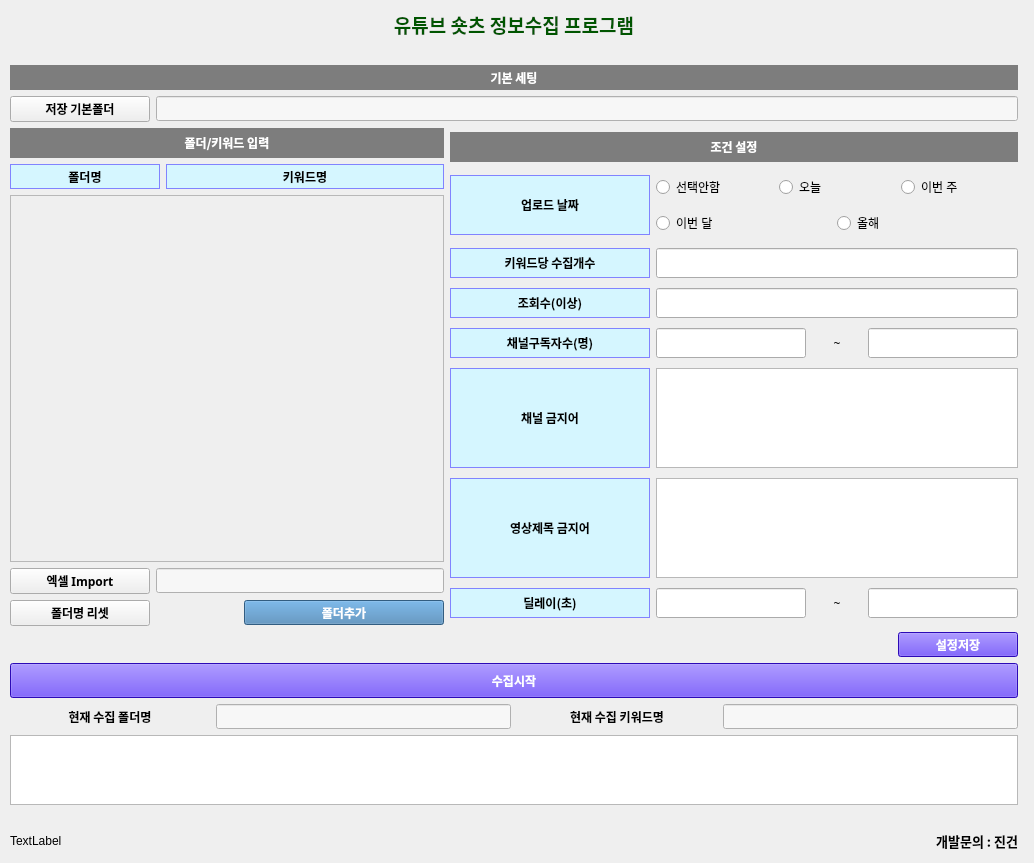
<?xml version="1.0" encoding="UTF-8"?>
<ui version="4.0">
 <class>Form</class>
 <widget class="QWidget" name="Form">
  <property name="geometry">
   <rect>
    <x>0</x>
    <y>0</y>
    <width>1034</width>
    <height>863</height>
   </rect>
  </property>
  <property name="windowTitle">
   <string>Form</string>
  </property>
  <widget class="QWidget" name="verticalLayoutWidget_5">
   <property name="geometry">
    <rect>
     <x>10</x>
     <y>10</y>
     <width>1008</width>
     <height>841</height>
    </rect>
   </property>
   <layout class="QVBoxLayout" name="verticalLayout_5">
    <item>
     <layout class="QVBoxLayout" name="verticalLayout_3">
      <item>
       <layout class="QVBoxLayout" name="verticalLayout_2">
        <item>
         <widget class="QLabel" name="label_13">
          <property name="font">
           <font>
            <family>위메프</family>
            <weight>75</weight>
            <bold>true</bold>
           </font>
          </property>
          <property name="text">
           <string>&lt;html&gt;&lt;head/&gt;&lt;body&gt;&lt;p&gt;&lt;span style=&quot; font-size:14pt; color:#005500;&quot;&gt;유튜브 숏츠 정보수집 프로그램&lt;/span&gt;&lt;/p&gt;&lt;/body&gt;&lt;/html&gt;</string>
          </property>
          <property name="alignment">
           <set>Qt::AlignCenter</set>
          </property>
         </widget>
        </item>
        <item>
         <widget class="QLabel" name="label_2">
          <property name="text">
           <string/>
          </property>
         </widget>
        </item>
        <item>
         <widget class="QLabel" name="label_51">
          <property name="minimumSize">
           <size>
            <width>0</width>
            <height>25</height>
           </size>
          </property>
          <property name="maximumSize">
           <size>
            <width>16777215</width>
            <height>40</height>
           </size>
          </property>
          <property name="font">
           <font>
            <family>맑은 고딕</family>
            <weight>75</weight>
            <bold>true</bold>
           </font>
          </property>
          <property name="styleSheet">
           <string notr="true">background-color:rgb(125, 125, 125);
color:rgb(255, 255, 255)</string>
          </property>
          <property name="text">
           <string>기본 세팅</string>
          </property>
          <property name="alignment">
           <set>Qt::AlignCenter</set>
          </property>
         </widget>
        </item>
       </layout>
      </item>
      <item>
       <layout class="QHBoxLayout" name="horizontalLayout_5"/>
      </item>
      <item>
       <layout class="QHBoxLayout" name="horizontalLayout_19">
        <item>
         <widget class="QPushButton" name="folder_sel_btn">
          <property name="minimumSize">
           <size>
            <width>140</width>
            <height>0</height>
           </size>
          </property>
          <property name="maximumSize">
           <size>
            <width>140</width>
            <height>16777215</height>
           </size>
          </property>
          <property name="font">
           <font>
            <family>맑은 고딕</family>
            <weight>75</weight>
            <bold>true</bold>
           </font>
          </property>
          <property name="text">
           <string>저장 기본폴더</string>
          </property>
         </widget>
        </item>
        <item>
         <widget class="QLineEdit" name="folder_path_btn">
          <property name="minimumSize">
           <size>
            <width>40</width>
            <height>25</height>
           </size>
          </property>
          <property name="maximumSize">
           <size>
            <width>16777215</width>
            <height>25</height>
           </size>
          </property>
          <property name="font">
           <font>
            <family>맑은 고딕</family>
           </font>
          </property>
          <property name="styleSheet">
           <string notr="true">background-color:rgb(247, 247, 247);</string>
          </property>
          <property name="readOnly">
           <bool>true</bool>
          </property>
         </widget>
        </item>
       </layout>
      </item>
      <item>
       <layout class="QHBoxLayout" name="horizontalLayout_6"/>
      </item>
     </layout>
    </item>
    <item>
     <layout class="QHBoxLayout" name="horizontalLayout_15">
      <item>
       <layout class="QVBoxLayout" name="verticalLayout">
        <item>
         <widget class="QLabel" name="label_55">
          <property name="minimumSize">
           <size>
            <width>215</width>
            <height>30</height>
           </size>
          </property>
          <property name="maximumSize">
           <size>
            <width>16777215</width>
            <height>30</height>
           </size>
          </property>
          <property name="font">
           <font>
            <family>맑은 고딕</family>
            <weight>75</weight>
            <bold>true</bold>
           </font>
          </property>
          <property name="styleSheet">
           <string notr="true">background-color:rgb(125, 125, 125);
color:rgb(255, 255, 255)</string>
          </property>
          <property name="text">
           <string>폴더/키워드 입력</string>
          </property>
          <property name="alignment">
           <set>Qt::AlignCenter</set>
          </property>
         </widget>
        </item>
        <item>
         <layout class="QHBoxLayout" name="horizontalLayout_2">
          <item>
           <widget class="QLabel" name="label_69">
            <property name="minimumSize">
             <size>
              <width>150</width>
              <height>25</height>
             </size>
            </property>
            <property name="maximumSize">
             <size>
              <width>150</width>
              <height>25</height>
             </size>
            </property>
            <property name="font">
             <font>
              <family>맑은 고딕</family>
              <weight>75</weight>
              <bold>true</bold>
             </font>
            </property>
            <property name="styleSheet">
             <string notr="true">background-color:rgb(213, 246, 255);
color:rgb(0, 0, 0);
border: 1px solid #8183ff;</string>
            </property>
            <property name="text">
             <string>폴더명</string>
            </property>
            <property name="alignment">
             <set>Qt::AlignCenter</set>
            </property>
           </widget>
          </item>
          <item>
           <widget class="QLabel" name="label_70">
            <property name="minimumSize">
             <size>
              <width>250</width>
              <height>25</height>
             </size>
            </property>
            <property name="maximumSize">
             <size>
              <width>16777215</width>
              <height>25</height>
             </size>
            </property>
            <property name="font">
             <font>
              <family>맑은 고딕</family>
              <weight>75</weight>
              <bold>true</bold>
             </font>
            </property>
            <property name="styleSheet">
             <string notr="true">background-color:rgb(213, 246, 255);
color:rgb(0, 0, 0);
border: 1px solid #8183ff;</string>
            </property>
            <property name="text">
             <string>키워드명</string>
            </property>
            <property name="alignment">
             <set>Qt::AlignCenter</set>
            </property>
           </widget>
          </item>
         </layout>
        </item>
        <item>
         <widget class="QScrollArea" name="scrollArea">
          <property name="minimumSize">
           <size>
            <width>0</width>
            <height>330</height>
           </size>
          </property>
          <property name="widgetResizable">
           <bool>true</bool>
          </property>
          <widget class="QWidget" name="scrollAreaWidgetContents">
           <property name="geometry">
            <rect>
             <x>0</x>
             <y>0</y>
             <width>422</width>
             <height>340</height>
            </rect>
           </property>
          </widget>
         </widget>
        </item>
        <item>
         <layout class="QHBoxLayout" name="horizontalLayout_17">
          <item>
           <widget class="QPushButton" name="exlload_btn">
            <property name="minimumSize">
             <size>
              <width>140</width>
              <height>0</height>
             </size>
            </property>
            <property name="maximumSize">
             <size>
              <width>140</width>
              <height>16777215</height>
             </size>
            </property>
            <property name="font">
             <font>
              <family>맑은 고딕</family>
              <weight>75</weight>
              <bold>true</bold>
             </font>
            </property>
            <property name="text">
             <string>엑셀 Import</string>
            </property>
           </widget>
          </item>
          <item>
           <widget class="QLineEdit" name="exl_path_btn">
            <property name="minimumSize">
             <size>
              <width>40</width>
              <height>25</height>
             </size>
            </property>
            <property name="maximumSize">
             <size>
              <width>16777215</width>
              <height>25</height>
             </size>
            </property>
            <property name="font">
             <font>
              <family>맑은 고딕</family>
             </font>
            </property>
            <property name="styleSheet">
             <string notr="true">background-color:rgb(247, 247, 247);</string>
            </property>
            <property name="readOnly">
             <bool>true</bool>
            </property>
           </widget>
          </item>
         </layout>
        </item>
        <item>
         <layout class="QHBoxLayout" name="horizontalLayout_3">
          <item>
           <widget class="QPushButton" name="folder_reset_btn">
            <property name="minimumSize">
             <size>
              <width>140</width>
              <height>0</height>
             </size>
            </property>
            <property name="maximumSize">
             <size>
              <width>140</width>
              <height>16777215</height>
             </size>
            </property>
            <property name="font">
             <font>
              <family>맑은 고딕</family>
              <weight>75</weight>
              <bold>true</bold>
             </font>
            </property>
            <property name="text">
             <string>폴더명 리셋</string>
            </property>
           </widget>
          </item>
          <item>
           <spacer name="horizontalSpacer">
            <property name="orientation">
             <enum>Qt::Horizontal</enum>
            </property>
            <property name="sizeHint" stdset="0">
             <size>
              <width>40</width>
              <height>20</height>
             </size>
            </property>
           </spacer>
          </item>
          <item>
           <widget class="QPushButton" name="add_btn">
            <property name="minimumSize">
             <size>
              <width>200</width>
              <height>25</height>
             </size>
            </property>
            <property name="maximumSize">
             <size>
              <width>200</width>
              <height>25</height>
             </size>
            </property>
            <property name="font">
             <font>
              <family>맑은 고딕</family>
              <weight>75</weight>
              <bold>true</bold>
             </font>
            </property>
            <property name="styleSheet">
             <string notr="true">background-color :rgb(70,130,180);
color:rgb(255, 255, 255)</string>
            </property>
            <property name="text">
             <string>폴더추가</string>
            </property>
           </widget>
          </item>
         </layout>
        </item>
       </layout>
      </item>
      <item>
       <layout class="QVBoxLayout" name="verticalLayout_4">
        <item>
         <widget class="QLabel" name="label_56">
          <property name="minimumSize">
           <size>
            <width>215</width>
            <height>30</height>
           </size>
          </property>
          <property name="maximumSize">
           <size>
            <width>16777215</width>
            <height>30</height>
           </size>
          </property>
          <property name="font">
           <font>
            <family>맑은 고딕</family>
            <weight>75</weight>
            <bold>true</bold>
           </font>
          </property>
          <property name="styleSheet">
           <string notr="true">background-color:rgb(125, 125, 125);
color:rgb(255, 255, 255)</string>
          </property>
          <property name="text">
           <string>조건 설정</string>
          </property>
          <property name="alignment">
           <set>Qt::AlignCenter</set>
          </property>
         </widget>
        </item>
        <item>
         <layout class="QHBoxLayout" name="horizontalLayout_21">
          <item>
           <widget class="QLabel" name="label_83">
            <property name="minimumSize">
             <size>
              <width>200</width>
              <height>60</height>
             </size>
            </property>
            <property name="maximumSize">
             <size>
              <width>200</width>
              <height>60</height>
             </size>
            </property>
            <property name="font">
             <font>
              <family>맑은 고딕</family>
              <weight>75</weight>
              <bold>true</bold>
             </font>
            </property>
            <property name="styleSheet">
             <string notr="true">background-color:rgb(213, 246, 255);
color:rgb(0, 0, 0);
border: 1px solid #8183ff;</string>
            </property>
            <property name="text">
             <string>업로드 날짜</string>
            </property>
            <property name="alignment">
             <set>Qt::AlignCenter</set>
            </property>
           </widget>
          </item>
          <item>
           <layout class="QVBoxLayout" name="verticalLayout_6">
            <item>
             <layout class="QHBoxLayout" name="horizontalLayout_22">
              <item>
               <widget class="QRadioButton" name="udfilter_btn_1">
                <property name="minimumSize">
                 <size>
                  <width>100</width>
                  <height>30</height>
                 </size>
                </property>
                <property name="maximumSize">
                 <size>
                  <width>16777215</width>
                  <height>30</height>
                 </size>
                </property>
                <property name="cursor">
                 <cursorShape>PointingHandCursor</cursorShape>
                </property>
                <property name="text">
                 <string>선택안함</string>
                </property>
                <property name="autoExclusive">
                 <bool>false</bool>
                </property>
               </widget>
              </item>
              <item>
               <widget class="QRadioButton" name="udfilter_btn_2">
                <property name="minimumSize">
                 <size>
                  <width>100</width>
                  <height>30</height>
                 </size>
                </property>
                <property name="maximumSize">
                 <size>
                  <width>16777215</width>
                  <height>30</height>
                 </size>
                </property>
                <property name="cursor">
                 <cursorShape>PointingHandCursor</cursorShape>
                </property>
                <property name="text">
                 <string>오늘</string>
                </property>
                <property name="autoExclusive">
                 <bool>false</bool>
                </property>
               </widget>
              </item>
              <item>
               <widget class="QRadioButton" name="udfilter_btn_3">
                <property name="minimumSize">
                 <size>
                  <width>100</width>
                  <height>30</height>
                 </size>
                </property>
                <property name="maximumSize">
                 <size>
                  <width>16777215</width>
                  <height>30</height>
                 </size>
                </property>
                <property name="cursor">
                 <cursorShape>PointingHandCursor</cursorShape>
                </property>
                <property name="text">
                 <string>이번 주</string>
                </property>
                <property name="autoExclusive">
                 <bool>false</bool>
                </property>
               </widget>
              </item>
             </layout>
            </item>
            <item>
             <layout class="QHBoxLayout" name="horizontalLayout_23">
              <item>
               <widget class="QRadioButton" name="udfilter_btn_4">
                <property name="minimumSize">
                 <size>
                  <width>100</width>
                  <height>30</height>
                 </size>
                </property>
                <property name="maximumSize">
                 <size>
                  <width>16777215</width>
                  <height>30</height>
                 </size>
                </property>
                <property name="cursor">
                 <cursorShape>PointingHandCursor</cursorShape>
                </property>
                <property name="text">
                 <string>이번 달</string>
                </property>
                <property name="autoExclusive">
                 <bool>false</bool>
                </property>
               </widget>
              </item>
              <item>
               <widget class="QRadioButton" name="udfilter_btn_5">
                <property name="minimumSize">
                 <size>
                  <width>100</width>
                  <height>30</height>
                 </size>
                </property>
                <property name="maximumSize">
                 <size>
                  <width>16777215</width>
                  <height>30</height>
                 </size>
                </property>
                <property name="cursor">
                 <cursorShape>PointingHandCursor</cursorShape>
                </property>
                <property name="text">
                 <string>올해</string>
                </property>
                <property name="autoExclusive">
                 <bool>false</bool>
                </property>
               </widget>
              </item>
              <item>
               <widget class="QRadioButton" name="udfilter_btn_6">
                <property name="minimumSize">
                 <size>
                  <width>0</width>
                  <height>0</height>
                 </size>
                </property>
                <property name="maximumSize">
                 <size>
                  <width>0</width>
                  <height>0</height>
                 </size>
                </property>
                <property name="cursor">
                 <cursorShape>PointingHandCursor</cursorShape>
                </property>
                <property name="text">
                 <string></string>
                </property>
                <property name="visible">
                 <bool>false</bool>
                </property>
                <property name="autoExclusive">
                 <bool>false</bool>
                </property>
               </widget>
              </item>
             </layout>
            </item>
           </layout>
          </item>
         </layout>
        </item>
        <item>
         <layout class="QHBoxLayout" name="horizontalLayout">
          <item>
           <widget class="QLabel" name="label_74">
            <property name="minimumSize">
             <size>
              <width>200</width>
              <height>30</height>
             </size>
            </property>
            <property name="maximumSize">
             <size>
              <width>200</width>
              <height>30</height>
             </size>
            </property>
            <property name="font">
             <font>
              <family>맑은 고딕</family>
              <weight>75</weight>
              <bold>true</bold>
             </font>
            </property>
            <property name="styleSheet">
             <string notr="true">background-color:rgb(213, 246, 255);
color:rgb(0, 0, 0);
border: 1px solid #8183ff;</string>
            </property>
            <property name="text">
             <string>키워드당 수집개수</string>
            </property>
            <property name="alignment">
             <set>Qt::AlignCenter</set>
            </property>
           </widget>
          </item>
          <item>
           <widget class="QLineEdit" name="limitcnt_btn">
            <property name="minimumSize">
             <size>
              <width>150</width>
              <height>30</height>
             </size>
            </property>
            <property name="maximumSize">
             <size>
              <width>16777215</width>
              <height>30</height>
             </size>
            </property>
            <property name="font">
             <font>
              <family>맑은 고딕</family>
             </font>
            </property>
            <property name="text">
             <string/>
            </property>
            <property name="alignment">
             <set>Qt::AlignRight|Qt::AlignTrailing|Qt::AlignVCenter</set>
            </property>
           </widget>
          </item>
         </layout>
        </item>
        <item>
         <layout class="QHBoxLayout" name="horizontalLayout_7">
          <item>
           <widget class="QLabel" name="label_75">
            <property name="minimumSize">
             <size>
              <width>200</width>
              <height>30</height>
             </size>
            </property>
            <property name="maximumSize">
             <size>
              <width>200</width>
              <height>30</height>
             </size>
            </property>
            <property name="font">
             <font>
              <family>맑은 고딕</family>
              <weight>75</weight>
              <bold>true</bold>
             </font>
            </property>
            <property name="styleSheet">
             <string notr="true">background-color:rgb(213, 246, 255);
color:rgb(0, 0, 0);
border: 1px solid #8183ff;</string>
            </property>
            <property name="text">
             <string>조회수(이상)</string>
            </property>
            <property name="alignment">
             <set>Qt::AlignCenter</set>
            </property>
           </widget>
          </item>
          <item>
           <widget class="QLineEdit" name="viewcnt_btn">
            <property name="minimumSize">
             <size>
              <width>150</width>
              <height>30</height>
             </size>
            </property>
            <property name="maximumSize">
             <size>
              <width>16777215</width>
              <height>30</height>
             </size>
            </property>
            <property name="font">
             <font>
              <family>맑은 고딕</family>
             </font>
            </property>
            <property name="text">
             <string/>
            </property>
            <property name="alignment">
             <set>Qt::AlignRight|Qt::AlignTrailing|Qt::AlignVCenter</set>
            </property>
           </widget>
          </item>
         </layout>
        </item>
        <item>
         <layout class="QHBoxLayout" name="horizontalLayout_10">
          <item>
           <widget class="QLabel" name="label_78">
            <property name="minimumSize">
             <size>
              <width>200</width>
              <height>30</height>
             </size>
            </property>
            <property name="maximumSize">
             <size>
              <width>200</width>
              <height>30</height>
             </size>
            </property>
            <property name="font">
             <font>
              <family>맑은 고딕</family>
              <weight>75</weight>
              <bold>true</bold>
             </font>
            </property>
            <property name="styleSheet">
             <string notr="true">background-color:rgb(213, 246, 255);
color:rgb(0, 0, 0);
border: 1px solid #8183ff;</string>
            </property>
            <property name="text">
             <string>채널구독자수(명)</string>
            </property>
            <property name="alignment">
             <set>Qt::AlignCenter</set>
            </property>
           </widget>
          </item>
          <item>
           <widget class="QLineEdit" name="member_start_btn">
            <property name="minimumSize">
             <size>
              <width>150</width>
              <height>30</height>
             </size>
            </property>
            <property name="maximumSize">
             <size>
              <width>16777215</width>
              <height>30</height>
             </size>
            </property>
            <property name="font">
             <font>
              <family>맑은 고딕</family>
             </font>
            </property>
            <property name="text">
             <string/>
            </property>
            <property name="alignment">
             <set>Qt::AlignRight|Qt::AlignTrailing|Qt::AlignVCenter</set>
            </property>
           </widget>
          </item>
          <item>
           <widget class="QLabel" name="label_20">
            <property name="minimumSize">
             <size>
              <width>50</width>
              <height>0</height>
             </size>
            </property>
            <property name="maximumSize">
             <size>
              <width>50</width>
              <height>16777215</height>
             </size>
            </property>
            <property name="font">
             <font>
              <family>맑은 고딕</family>
             </font>
            </property>
            <property name="text">
             <string>~</string>
            </property>
            <property name="alignment">
             <set>Qt::AlignCenter</set>
            </property>
           </widget>
          </item>
          <item>
           <widget class="QLineEdit" name="member_end_btn">
            <property name="minimumSize">
             <size>
              <width>150</width>
              <height>30</height>
             </size>
            </property>
            <property name="maximumSize">
             <size>
              <width>16777215</width>
              <height>30</height>
             </size>
            </property>
            <property name="font">
             <font>
              <family>맑은 고딕</family>
             </font>
            </property>
            <property name="text">
             <string/>
            </property>
            <property name="alignment">
             <set>Qt::AlignRight|Qt::AlignTrailing|Qt::AlignVCenter</set>
            </property>
           </widget>
          </item>
         </layout>
        </item>
        <item>
         <layout class="QHBoxLayout" name="horizontalLayout_11">
          <item>
           <widget class="QLabel" name="label_79">
            <property name="minimumSize">
             <size>
              <width>200</width>
              <height>100</height>
             </size>
            </property>
            <property name="maximumSize">
             <size>
              <width>200</width>
              <height>100</height>
             </size>
            </property>
            <property name="font">
             <font>
              <family>맑은 고딕</family>
              <weight>75</weight>
              <bold>true</bold>
             </font>
            </property>
            <property name="styleSheet">
             <string notr="true">background-color:rgb(213, 246, 255);
color:rgb(0, 0, 0);
border: 1px solid #8183ff;</string>
            </property>
            <property name="text">
             <string>채널 금지어</string>
            </property>
            <property name="alignment">
             <set>Qt::AlignCenter</set>
            </property>
           </widget>
          </item>
          <item>
           <widget class="QTextEdit" name="cnname_except_btn">
            <property name="minimumSize">
             <size>
              <width>0</width>
              <height>100</height>
             </size>
            </property>
            <property name="maximumSize">
             <size>
              <width>16777215</width>
              <height>100</height>
             </size>
            </property>
            <property name="font">
             <font>
              <family>맑은 고딕</family>
             </font>
            </property>
           </widget>
          </item>
         </layout>
        </item>
        <item>
         <layout class="QHBoxLayout" name="horizontalLayout_12">
          <item>
           <widget class="QLabel" name="label_80">
            <property name="minimumSize">
             <size>
              <width>200</width>
              <height>100</height>
             </size>
            </property>
            <property name="maximumSize">
             <size>
              <width>200</width>
              <height>100</height>
             </size>
            </property>
            <property name="font">
             <font>
              <family>맑은 고딕</family>
              <weight>75</weight>
              <bold>true</bold>
             </font>
            </property>
            <property name="styleSheet">
             <string notr="true">background-color:rgb(213, 246, 255);
color:rgb(0, 0, 0);
border: 1px solid #8183ff;</string>
            </property>
            <property name="text">
             <string>영상제목 금지어</string>
            </property>
            <property name="alignment">
             <set>Qt::AlignCenter</set>
            </property>
           </widget>
          </item>
          <item>
           <widget class="QTextEdit" name="title_except_btn">
            <property name="minimumSize">
             <size>
              <width>0</width>
              <height>100</height>
             </size>
            </property>
            <property name="maximumSize">
             <size>
              <width>16777215</width>
              <height>100</height>
             </size>
            </property>
            <property name="font">
             <font>
              <family>맑은 고딕</family>
             </font>
            </property>
           </widget>
          </item>
         </layout>
        </item>
        <item>
         <layout class="QHBoxLayout" name="horizontalLayout_13">
          <item>
           <widget class="QLabel" name="label_81">
            <property name="minimumSize">
             <size>
              <width>200</width>
              <height>30</height>
             </size>
            </property>
            <property name="maximumSize">
             <size>
              <width>200</width>
              <height>30</height>
             </size>
            </property>
            <property name="font">
             <font>
              <family>맑은 고딕</family>
              <weight>75</weight>
              <bold>true</bold>
             </font>
            </property>
            <property name="styleSheet">
             <string notr="true">background-color:rgb(213, 246, 255);
color:rgb(0, 0, 0);
border: 1px solid #8183ff;</string>
            </property>
            <property name="text">
             <string>딜레이(초)</string>
            </property>
            <property name="alignment">
             <set>Qt::AlignCenter</set>
            </property>
           </widget>
          </item>
          <item>
           <widget class="QLineEdit" name="delay_start_btn">
            <property name="minimumSize">
             <size>
              <width>150</width>
              <height>30</height>
             </size>
            </property>
            <property name="maximumSize">
             <size>
              <width>16777215</width>
              <height>30</height>
             </size>
            </property>
            <property name="font">
             <font>
              <family>맑은 고딕</family>
             </font>
            </property>
            <property name="text">
             <string/>
            </property>
            <property name="alignment">
             <set>Qt::AlignRight|Qt::AlignTrailing|Qt::AlignVCenter</set>
            </property>
           </widget>
          </item>
          <item>
           <widget class="QLabel" name="label_23">
            <property name="minimumSize">
             <size>
              <width>50</width>
              <height>0</height>
             </size>
            </property>
            <property name="maximumSize">
             <size>
              <width>50</width>
              <height>16777215</height>
             </size>
            </property>
            <property name="font">
             <font>
              <family>맑은 고딕</family>
             </font>
            </property>
            <property name="text">
             <string>~</string>
            </property>
            <property name="alignment">
             <set>Qt::AlignCenter</set>
            </property>
           </widget>
          </item>
          <item>
           <widget class="QLineEdit" name="delay_end_btn">
            <property name="minimumSize">
             <size>
              <width>150</width>
              <height>30</height>
             </size>
            </property>
            <property name="maximumSize">
             <size>
              <width>16777215</width>
              <height>30</height>
             </size>
            </property>
            <property name="font">
             <font>
              <family>맑은 고딕</family>
             </font>
            </property>
            <property name="text">
             <string/>
            </property>
            <property name="alignment">
             <set>Qt::AlignRight|Qt::AlignTrailing|Qt::AlignVCenter</set>
            </property>
           </widget>
          </item>
         </layout>
        </item>
       </layout>
      </item>
     </layout>
    </item>
    <item>
     <layout class="QHBoxLayout" name="horizontalLayout_20">
      <item>
       <spacer name="horizontalSpacer_3">
        <property name="orientation">
         <enum>Qt::Horizontal</enum>
        </property>
        <property name="sizeHint" stdset="0">
         <size>
          <width>40</width>
          <height>20</height>
         </size>
        </property>
       </spacer>
      </item>
      <item>
       <widget class="QPushButton" name="setting_save_btn">
        <property name="minimumSize">
         <size>
          <width>120</width>
          <height>25</height>
         </size>
        </property>
        <property name="maximumSize">
         <size>
          <width>120</width>
          <height>25</height>
         </size>
        </property>
        <property name="font">
         <font>
          <family>맑은 고딕</family>
          <weight>75</weight>
          <bold>true</bold>
         </font>
        </property>
        <property name="cursor">
         <cursorShape>PointingHandCursor</cursorShape>
        </property>
        <property name="styleSheet">
         <string notr="true">background-color:rgb(62, 14, 255);
color:rgb(255, 255, 255)</string>
        </property>
        <property name="text">
         <string>설정저장</string>
        </property>
       </widget>
      </item>
     </layout>
    </item>
    <item>
     <widget class="QPushButton" name="start_btn">
      <property name="minimumSize">
       <size>
        <width>0</width>
        <height>35</height>
       </size>
      </property>
      <property name="maximumSize">
       <size>
        <width>16777215</width>
        <height>35</height>
       </size>
      </property>
      <property name="font">
       <font>
        <family>맑은 고딕</family>
        <weight>75</weight>
        <bold>true</bold>
       </font>
      </property>
      <property name="cursor">
       <cursorShape>PointingHandCursor</cursorShape>
      </property>
      <property name="styleSheet">
       <string notr="true">background-color:rgb(62, 14, 255);
color:rgb(255, 255, 255)</string>
      </property>
      <property name="text">
       <string>수집시작</string>
      </property>
     </widget>
    </item>
    <item>
     <layout class="QHBoxLayout" name="horizontalLayout_18">
      <item>
       <widget class="QLabel" name="label_4">
        <property name="minimumSize">
         <size>
          <width>200</width>
          <height>0</height>
         </size>
        </property>
        <property name="font">
         <font>
          <family>맑은 고딕</family>
          <weight>75</weight>
          <bold>true</bold>
         </font>
        </property>
        <property name="text">
         <string>현재 수집 폴더명</string>
        </property>
        <property name="alignment">
         <set>Qt::AlignCenter</set>
        </property>
       </widget>
      </item>
      <item>
       <widget class="QLineEdit" name="searchfolder_btn">
        <property name="minimumSize">
         <size>
          <width>0</width>
          <height>25</height>
         </size>
        </property>
        <property name="maximumSize">
         <size>
          <width>16777215</width>
          <height>25</height>
         </size>
        </property>
        <property name="font">
         <font>
          <family>맑은 고딕</family>
         </font>
        </property>
        <property name="styleSheet">
         <string notr="true">background-color:rgb(247, 247, 247);</string>
        </property>
        <property name="readOnly">
         <bool>true</bool>
        </property>
       </widget>
      </item>
      <item>
       <widget class="QLabel" name="label_3">
        <property name="minimumSize">
         <size>
          <width>200</width>
          <height>0</height>
         </size>
        </property>
        <property name="font">
         <font>
          <family>맑은 고딕</family>
          <weight>75</weight>
          <bold>true</bold>
         </font>
        </property>
        <property name="text">
         <string>현재 수집 키워드명</string>
        </property>
        <property name="alignment">
         <set>Qt::AlignCenter</set>
        </property>
       </widget>
      </item>
      <item>
       <widget class="QLineEdit" name="searchkwd_btn">
        <property name="minimumSize">
         <size>
          <width>0</width>
          <height>25</height>
         </size>
        </property>
        <property name="maximumSize">
         <size>
          <width>16777215</width>
          <height>25</height>
         </size>
        </property>
        <property name="font">
         <font>
          <family>맑은 고딕</family>
         </font>
        </property>
        <property name="styleSheet">
         <string notr="true">background-color:rgb(247, 247, 247);</string>
        </property>
        <property name="readOnly">
         <bool>true</bool>
        </property>
       </widget>
      </item>
     </layout>
    </item>
    <item>
     <widget class="QPlainTextEdit" name="textEdit_item">
      <property name="minimumSize">
       <size>
        <width>0</width>
        <height>70</height>
       </size>
      </property>
      <property name="maximumSize">
       <size>
        <width>16777215</width>
        <height>70</height>
       </size>
      </property>
      <property name="font">
       <font>
        <family>맑은 고딕</family>
       </font>
      </property>
      <property name="readOnly">
       <bool>true</bool>
      </property>
      <property name="plainText">
       <string/>
      </property>
     </widget>
    </item>
    <item>
     <widget class="QLabel" name="label">
      <property name="text">
       <string/>
      </property>
     </widget>
    </item>
    <item>
     <layout class="QHBoxLayout" name="horizontalLayout_16">
      <item>
       <widget class="QLabel" name="yj_image_btn">
        <property name="text">
         <string>TextLabel</string>
        </property>
       </widget>
      </item>
      <item>
       <widget class="QLabel" name="label_11">
        <property name="font">
         <font>
          <family>위메프</family>
          <pointsize>11</pointsize>
          <weight>75</weight>
          <bold>true</bold>
         </font>
        </property>
        <property name="text">
         <string>&lt;html&gt;&lt;head/&gt;&lt;body&gt;&lt;p&gt;&lt;span style=&quot; font-size:10pt;&quot;&gt;개발문의 : 진건&lt;/span&gt;&lt;/p&gt;&lt;/body&gt;&lt;/html&gt;</string>
        </property>
        <property name="alignment">
         <set>Qt::AlignRight|Qt::AlignTrailing|Qt::AlignVCenter</set>
        </property>
       </widget>
      </item>
     </layout>
    </item>
   </layout>
  </widget>
 </widget>
 <tabstops>
  <tabstop>limitcnt_btn</tabstop>
  <tabstop>viewcnt_btn</tabstop>
  <tabstop>member_start_btn</tabstop>
  <tabstop>member_end_btn</tabstop>
  <tabstop>cnname_except_btn</tabstop>
  <tabstop>title_except_btn</tabstop>
  <tabstop>delay_start_btn</tabstop>
  <tabstop>delay_end_btn</tabstop>
  <tabstop>scrollArea</tabstop>
  <tabstop>add_btn</tabstop>
  <tabstop>start_btn</tabstop>
  <tabstop>textEdit_item</tabstop>
 </tabstops>
 <resources/>
 <connections/>
</ui>
